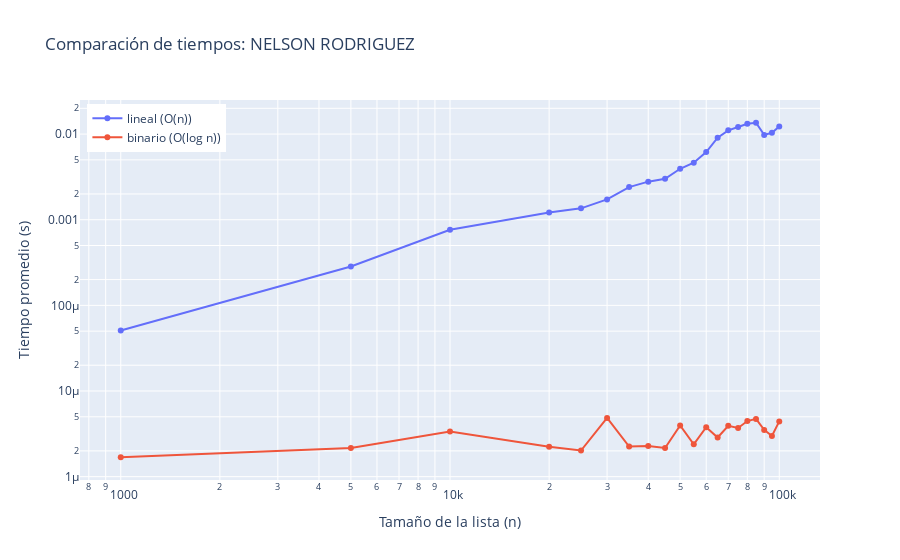

Notebook source saved alongside this figure:
### Code cell
import plotly.graph_objs as go 
# Datos de ejemplo obtenidos de la celda anterior (ajusta si tienes otros valores):
sizes2 = [1000, 5000, 10000, 20000, 25000, 30000, 35000, 40000, 45000, 50000, 55000, 60000, 65000, 70000, 75000, 80000, 85000, 90000, 95000, 100000 ]#sizes = [1_000, 5_000, 10_000, 20_000]
mean_bub = []
mean_timsort = []
for n in sizes2:
    data = sorted(rand_List(n, unique=True))
    print(f"\nLista ordenada de {n} elementos")
    target = data[-1]  # peor caso aprox. para lineal
    mean_lin, s_lin = timeit(Linear_search, data, target, repeat=20)
    mean_bin, s_bin = timeit(binary_search, data, target, repeat=20)
    mean_bub.append(mean_lin)
    mean_timsort.append(mean_bin)

fig = go.Figure()
fig.add_trace(go.Scatter(x=sizes2, y=mean_bub, mode='lines+markers', name='lineal (O(n))'))
fig.add_trace(go.Scatter(x=sizes2, y=mean_timsort, mode='lines+markers', name='binario (O(log n))'))
fig.update_layout(title='Comparación de tiempos: NELSON RODRIGUEZ',
                  xaxis_title='Tamaño de la lista (n)',
                  yaxis_title='Tiempo promedio (s)',
                  legend=dict(x=0.01, y=0.99))

#libreria de ploty
fig.update_yaxes(type="log")
fig.update_xaxes(type="log")

### Figure 1 — Plotly figure (JSON) as saved in the notebook; plotly's stock layout.template omitted (floating-point values rounded to 4 significant figures)
{"data": [{"mode": "lines+markers", "name": "lineal (O(n))", "type": "scatter", "x": [1000, 5000, 10000, 20000, 25000, 30000, 35000, 40000, 45000, 50000, 55000, 60000, 65000, 70000, 75000, 80000, 85000, 90000, 95000, 100000], "y": [5.084e-05, 0.0002843, 0.0007619, 0.001214, 0.001358, 0.001726, 0.002407, 0.002784, 0.003002, 0.003935, 0.004632, 0.006178, 0.009079, 0.01105, 0.01208, 0.01317, 0.01356, 0.009787, 0.01035, 0.01229]}, {"mode": "lines+markers", "name": "binario (O(log n))", "type": "scatter", "x": [1000, 5000, 10000, 20000, 25000, 30000, 35000, 40000, 45000, 50000, 55000, 60000, 65000, 70000, 75000, 80000, 85000, 90000, 95000, 100000], "y": [1.685e-06, 2.155e-06, 3.365e-06, 2.235e-06, 2.02e-06, 4.845e-06, 2.245e-06, 2.28e-06, 2.16e-06, 3.955e-06, 2.385e-06, 3.78e-06, 2.865e-06, 3.925e-06, 3.705e-06, 4.46e-06, 4.725e-06, 3.515e-06, 2.99e-06, 4.415e-06]}], "layout": {"legend": {"x": 0.01, "y": 0.99}, "title": {"text": "Comparación de tiempos: NELSON RODRIGUEZ"}, "xaxis": {"title": {"text": "Tamaño de la lista (n)"}, "type": "log"}, "yaxis": {"title": {"text": "Tiempo promedio (s)"}, "type": "log"}}}
